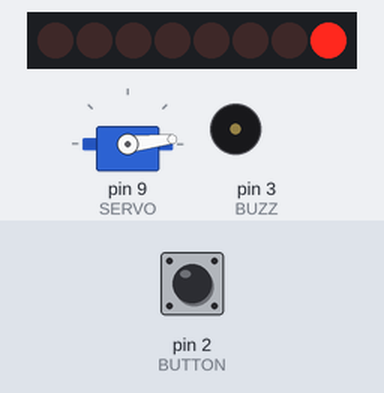
This sketch was run on a simulated Arduino Uno, built with avr-gcc and run on an emulated ATmega328P. Shown: 8 shift-register outputs drawn as a row of LEDs (first output left, lit = HIGH), servo, buzzer (waves = sounding). Wiring (inferred from the names in the program): shift register (74HC595): data pin 6; shift clock pin 5; latch pin 4. Wiring (inferred from the signals the program sends): row of LEDs: on Q0, Q1, Q2, Q3, Q4, Q5, Q6, Q7. The test bench sets the inputs (shaded band); at power-on: pin 2 (BUTTON) LOW.

Above: at 0.3 s.
1.8 s: pin 2 (BUTTON) pulled HIGH for 0.15 s
At 2.37 s:
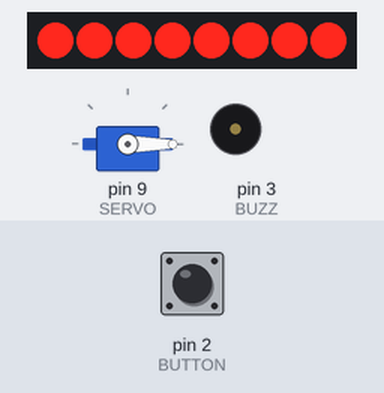
2.5 s: pin 2 (BUTTON) pulled HIGH for 1 s
At 4.2 s:
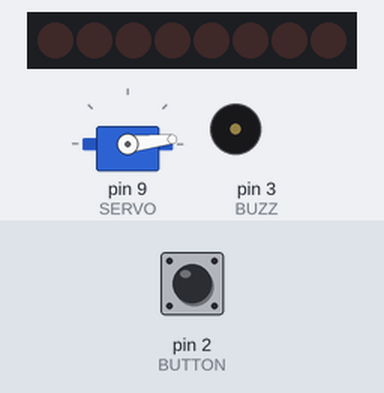
Timing chart, 0 to 5.7 s (numbered marks = the images above; inputs shaded):
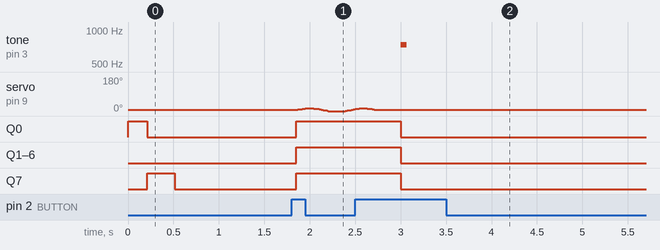

The sketch:

Corrosive_bowl.ino
```cpp
#include "Settings.h"

void setup(){
    pinMode(SERVO,OUTPUT);
    pinMode(DATA,OUTPUT);
    pinMode(CLOCK,OUTPUT);
    pinMode(LATCH,OUTPUT);
    pinMode(BUTTON,INPUT);
    pinMode(BUZZ, OUTPUT);
    oscillator.attach(SERVO);
    oscillator.write(point_zero);

    waveLeds();

    Serial.begin(115200);
}

void loop(){
    checkButton();
    switch (state){
        case (ready):{
            if ((int)(position * 10) != point_zero * 10){
                if (position < point_zero && direction == 0){
                    direction = 1;
                }
                else if (position > point_zero && direction == 1){
                    direction = 0;
                }
                servoHandle();
            }
            if (buttonTrigg()){
                start_mill = millis();
                state = running;
                uploadLeds(B11111111);
            }
            break;
        }
        case (running):{
            servoHandle();
            showTime();
            if ((int)(position * 10) == point_zero * 10){
                if (millis() - start_mill >= TIMEOUT){
                    state = finished;
                }
            }
            if (buttonTrigg()){
                while((int)(position * 10) != point_zero * 10){servoHandle();}
                paused_mill = millis();
                state = paused;
            }
            break;
        }
        case (paused):{
            if (buttonTrigg()){
                start_mill += millis() - paused_mill;
                state = running;
            }
            else if (millis() - button_mill >= 500){
                uploadLeds(B00000000);
                alarm();
                state = ready;
            }
            break;
        }
        case (finished):{
            if (buttonTrigg()){
                uploadLeds(B00000000);
                state = ready;
            }
            else if (millis() - alarm_mill > 2000){
                alarm();
                alarm_mill = millis();
                uploadLeds(B00000000);
                previous_led = B00000000;
            }
            else if (millis() - alarm_mill > 1000 && previous_led == 0){
                uploadLeds(B11111111);
                previous_led = B11111111;
            }
            break;
        }
    }
}
```

Button.ino
```cpp
void checkButton(){
    if (digitalRead(BUTTON)){
        if (millis() - button_mill >= 50){
            if (!button_state){
                button_state = 1;
                button_pulse = 1;
            }
        }
    }
    else {
        button_mill = millis();
        if (button_state){
            button_state = 0;
            button_pulse = 0;
        }
    }
}

bool buttonTrigg(){
    if (button_pulse){
        button_pulse = 0;
        return true;
    }
    return false;
}
```

Buzzer.ino
```cpp
void alarm(){
  tone(BUZZ, 740, 70);
}
```

Leds.ino
```cpp
void showTime(){
    if ((millis() - start_mill) / (TIMEOUT / 8) != previous_led){
        byte bit_sequence = 0;
        previous_led = (millis() - start_mill) / (TIMEOUT / 8);
        for (byte i; i < 8; i++){
          bit_sequence <<= 1;
            if (i <= 7 - previous_led){
                bit_sequence++;
            }
        }
        uploadLeds(bit_sequence);
    }
}

void uploadLeds(byte bit_sequence){
    digitalWrite(LATCH, LOW);
    shiftOut(DATA, CLOCK, LSBFIRST, bit_sequence);
    digitalWrite(LATCH, HIGH);
}

void waveLeds(){
    byte bit_sequence = B10000000;
    for (byte i = 0; i < 8; i++, bit_sequence >>= 1){
        uploadLeds(bit_sequence);
        delay(30);
    }
    bit_sequence = B00000001;
    for (byte i = 0; i < 9; i++, bit_sequence <<= 1){
        uploadLeds(bit_sequence);
        delay(30);
    }
}
```

Servo.ino
```cpp
void servoHandle() {
  if (micros() - previous_mill >= 700) {
    previous_mill = micros();
    x_pos += angular_velocity * (direction ? -1.0 : 1.0);
    if (x_pos >= X_SUP) {
      direction = 1;
    } else if (x_pos <= X_INF) {
      direction = 0;
    }
    position = function(x_pos) * (double)(top_limit - bottom_limit) / 2.0 + (double)bottom_limit;
    //Serial.println(position);
    oscillator.write((int)position);
  }
}

double function(double x) {
#if FUNCTION == 0
  return (double)cos(x) + 1.0;
#elif FUNCTION == 1
  if (x_pos < 0) {
    return -sqrt(-x) + 1.0;
  }
  return sqrt(x) + 1.0;
#elif FUNCTION == 2
 return x;
#endif
}
```

Settings.h
```cpp
#include <Servo.h>
Servo oscillator;
#define LED_INTENSITY 200

//PIN
#define DATA 6
#define CLOCK 5
#define LATCH 4
#define SERVO 9
#define BUTTON 2
#define BUZZ 3
#define OE 10

//Servo
#define FUNCTION 0

#if FUNCTION == 0
#define X_INF 0.0
#define X_SUP 3.14
#else if (FUNCTION == 1 || FUNCTION == 2)
#define X_INF -1.0
#define X_SUP 1.0
#endif

#define point_zero 6
#define max_angle 9
const int bottom_limit = point_zero - max_angle;
const int top_limit = point_zero + max_angle;
#define angular_velocity 0.008
bool direction;
double x_pos = (X_SUP - X_INF) / 2.0;
double position = point_zero + 10.0;

//Main
byte state = 0;
enum states{
   ready,
   running,
   paused,
   finished
};


//Timer
#define TIMEOUT 600000
unsigned long int start_mill;
byte previous_led;
unsigned long int previous_mill;
unsigned long int paused_mill;


//Button
bool button_state = 0;
bool button_pulse = 0;
unsigned long int button_mill;

//Buzzer
unsigned long int alarm_mill;
```

Measured:
- after the input at 1.8 s, Q0–7: LOW → HIGH after 0.05 s
- after the input at 2.5 s, tone on pin 3 (BUZZ): silent → 740 Hz after 0.50 s, → silent 0.07 s later; servo on pin 9 (SERVO): goes on until 2.7 s, then stays 6°; Q0–7: HIGH → LOW after 0.50 s
